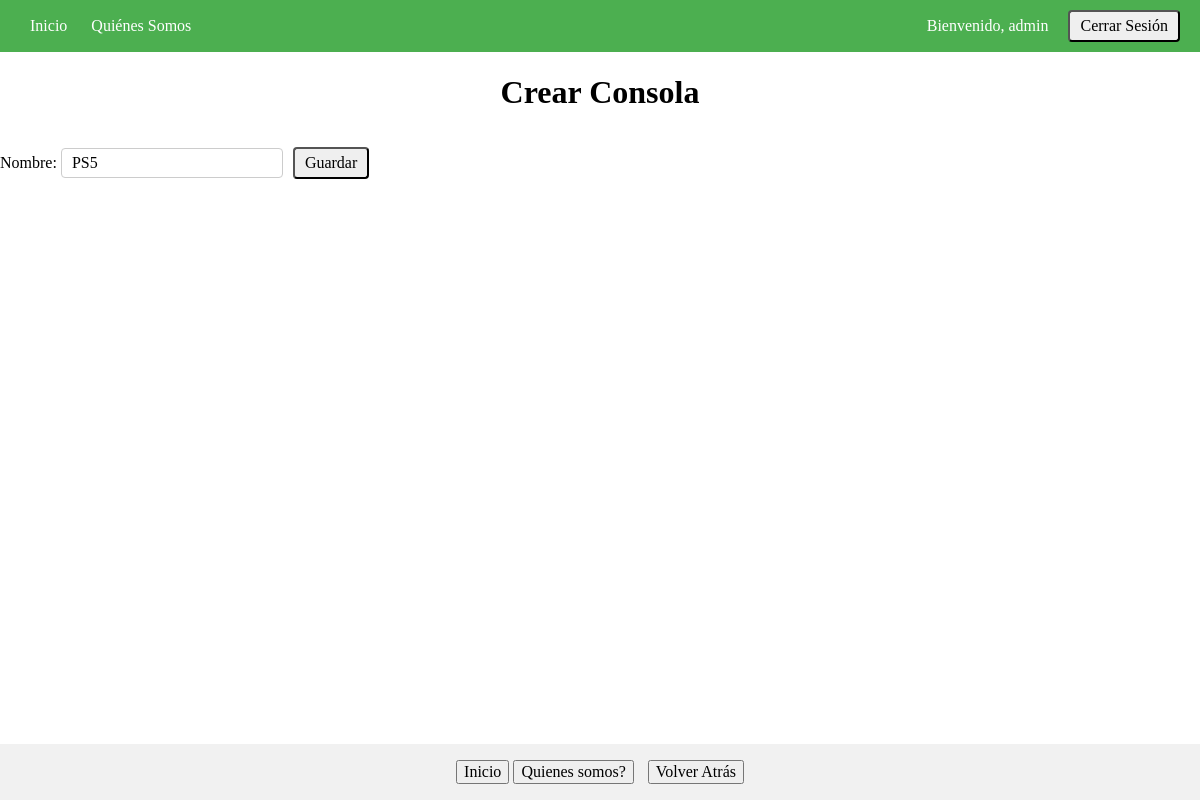
/consola/1/edit/ (signed in), run on an earlier commit of the app's database.
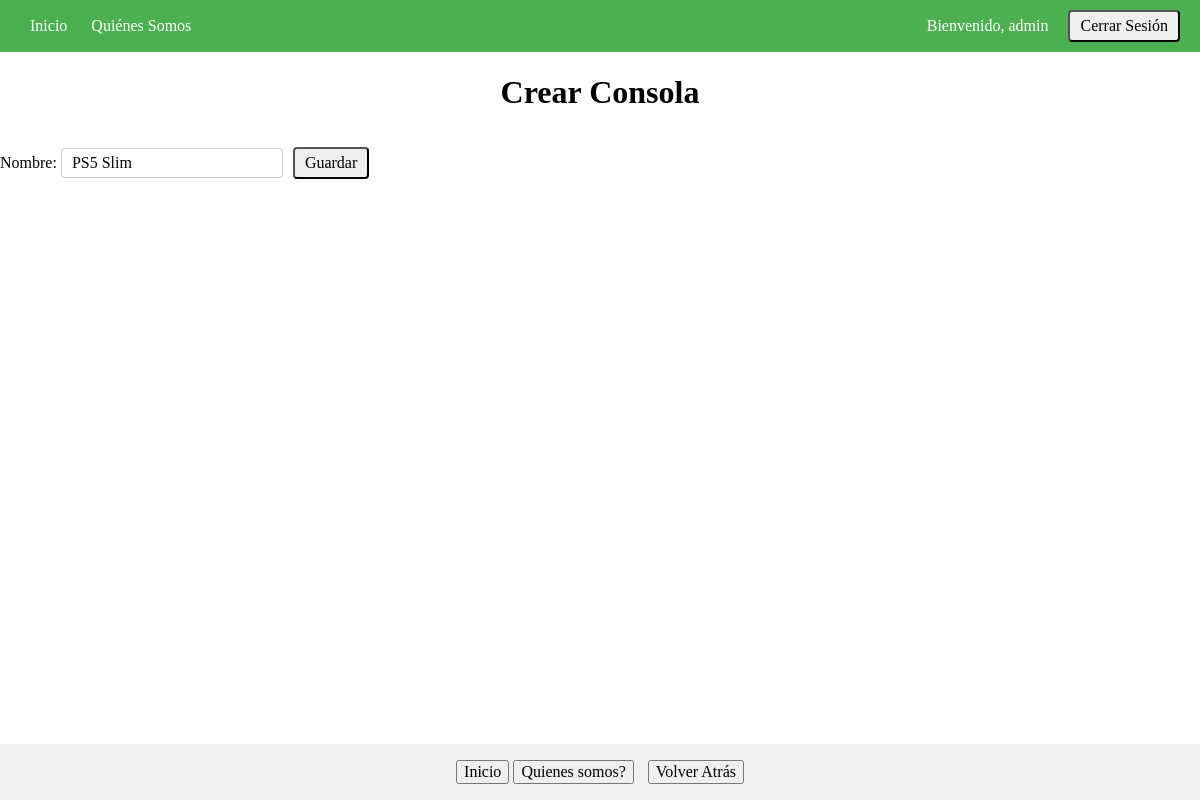
And on a later commit of the database.
### consola/models.py (models this page shows, shortened)
class Consola(models.Model):
    nombre = models.CharField(max_length=255, unique=True)

### consola/views.py (the view)
# urls.py: path("consola/<int:pk>/edit/", consola_edit, name="consola_edit"),
@login_required
def consola_edit(request, pk):
    consola = Consola.objects.get(pk=pk)
    if request.method == "POST":
        form = ConsolaForm(request.POST, instance=consola)
        if form.is_valid():
            form.save()
            return redirect("consola:consola_list")
    else:
        form = ConsolaForm(instance=consola)
    return render(request, "consola/consola_form.html", {"form": form, "consola": consola})

### consola/forms.py
class ConsolaForm(forms.ModelForm):
    class Meta:
        model = Consola
        fields = "__all__"

### consola/templates/consola/consola_form.html (shortened to what this page needs)
{% extends 'consola/base.html' %}
{% block contenido %}
    <h1>Crear Consola</h1>
    <form method="post">
        {{ form.as_p }}
        <button type="submit">Guardar</button>
    </form>
{% endblock contenido %}

What changed in the data, as far as the page shows it:
changed Consola: nombre "PS5" → "PS5 Slim"
